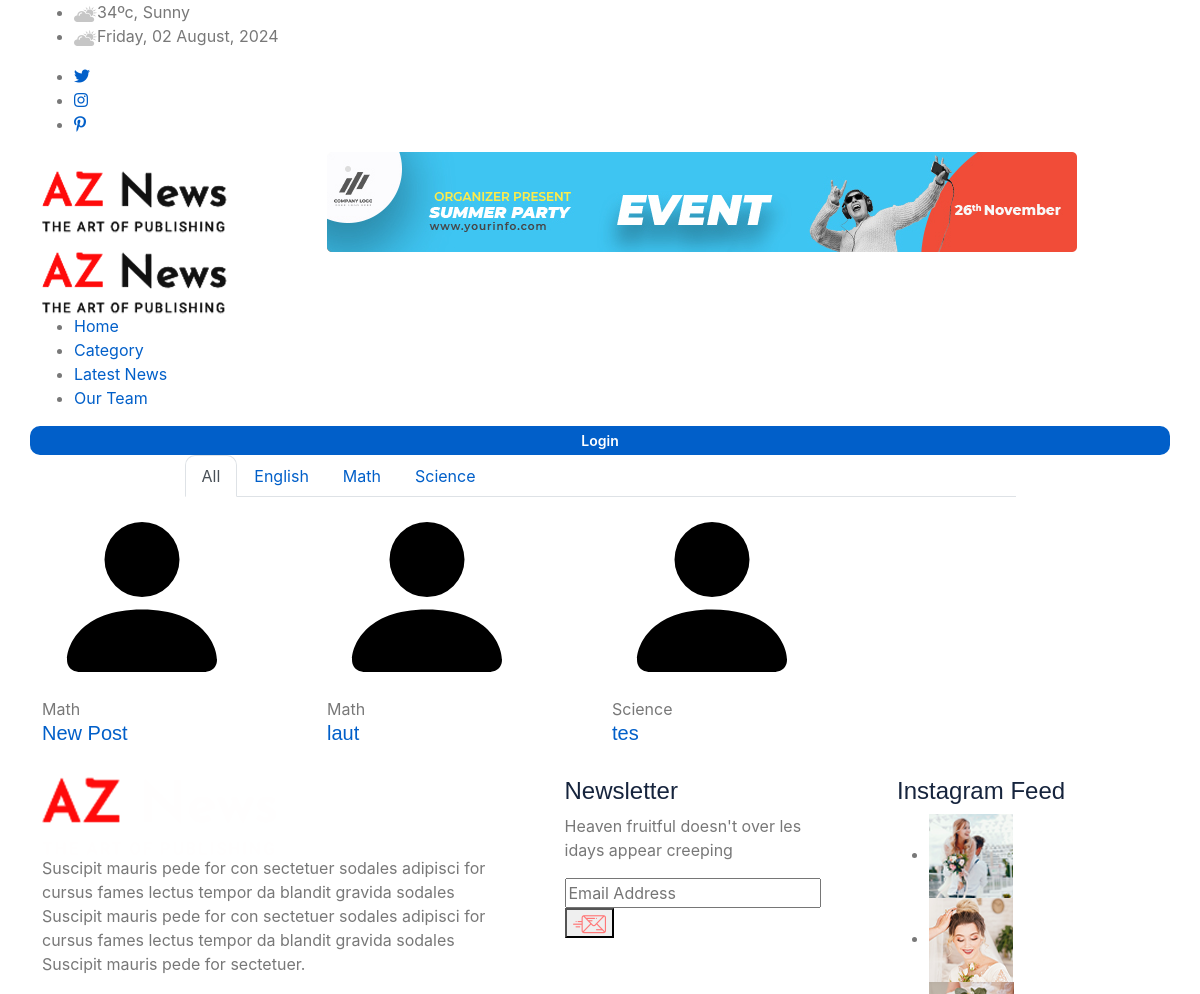
Page /category (upper part) on the earlier database version.
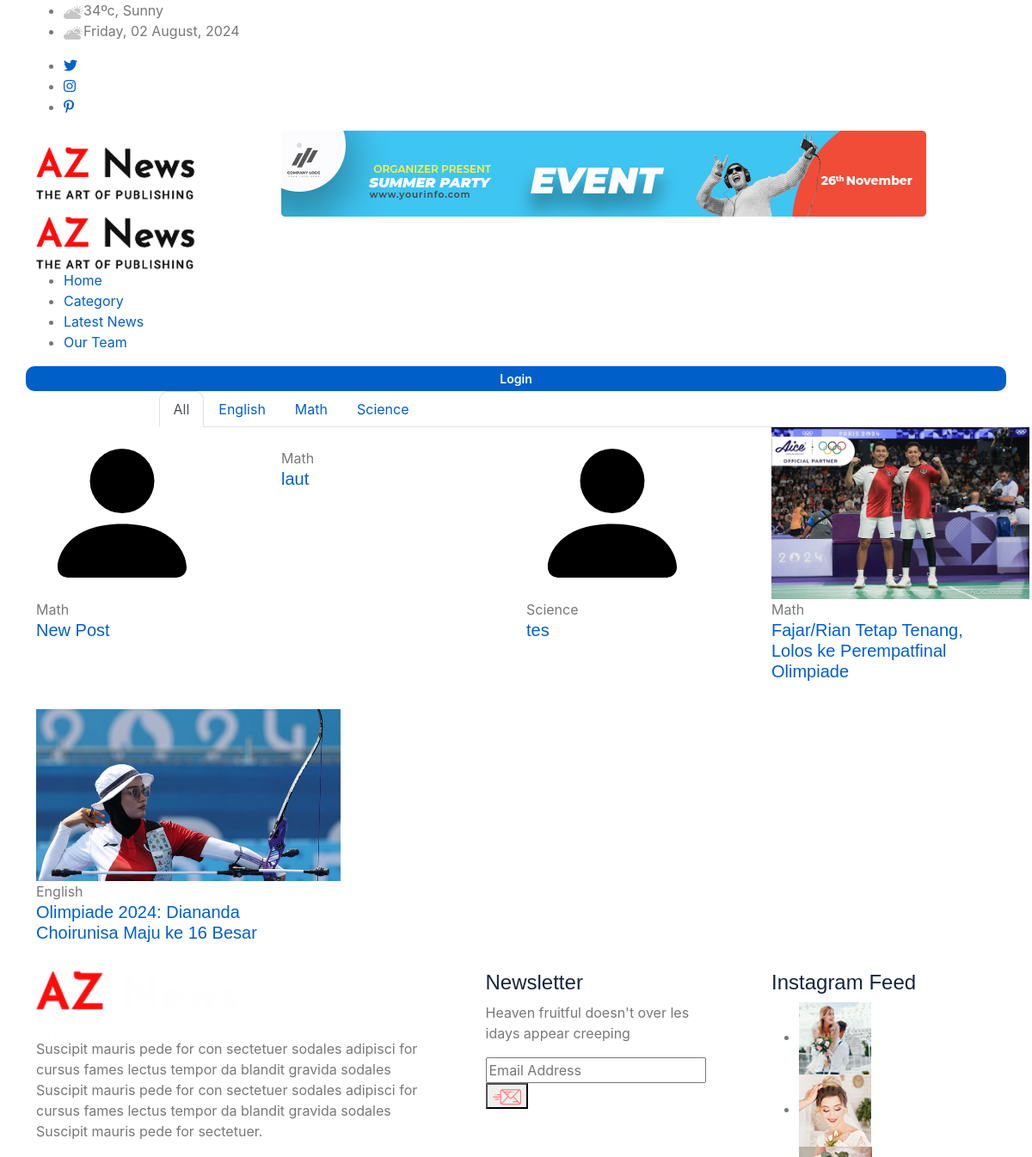
Same page on the later database version.
### tables this page shows
CREATE TABLE `category` (
  `id` int(11) NOT NULL,
  `name` varchar(128) NOT NULL
);

CREATE TABLE `posts` (
  `id` int(11) NOT NULL,
  `date` date NOT NULL,
  `title` varchar(256) NOT NULL,
  `slug` varchar(255) DEFAULT NULL,
  `image` varchar(255) NOT NULL,
  `article` text NOT NULL,
  `approval` tinyint(1) NOT NULL,
  `user_id` int(11) NOT NULL,
  `category_id` bigint(20) NOT NULL,
  `viewer` int(11) NOT NULL
);

### application/controllers/Home.php (called while the page is built, shortened)
<?php
class Home extends MY_Controller
{
    public function __construct() {
        $this->load->library('form_validation');
        $this->load->model('m_post');
    }
    public function category($category_id = null) {
        $this->load->model('m_post');
        $this->vars['categories'] = $this->m_post->getCategories();
        $where = ['approval' => 1];
        $this->vars['articles'] = $this->m_post->getArticle(10, 0, $where)->result();
        $this->load->view('frontend/category', $this->vars);
    }
}

### index.php (called while the page is built, shortened)
<?php
require_once BASEPATH.'core/CodeIgniter.php';

### application/models/M_post.php (called while the page is built, shortened)
<?php
class M_post extends CI_Model
{
	public function getArticle($limit,$offset,$where = array()) {
        $this->db->select('posts.*,category.name')
            ->from('posts')
            ->join('category','category.id=posts.category_id','left');
            if(!empty($where))
            $this->db->where($where);
        return $this->db->limit($limit,$offset)->get();
    }
    public function getCategories() {
        return $this->db->get('category')->result();
    }
}

### application/views/frontend/category.php (the view, shortened to what this page needs)
<!doctype html>
<html class="no-js" lang="en">
<head>
</head>
<body>
    <main>
        <section class="whats-news-area pt-50 pb-20">
            <div class="container">
                <div class="row">
                    <div class="col-lg-12">
                        <div class="row d-flex justify-content-center">
                            <div class="col-lg-9 col-md-9">
                                <div class="properties__button">
                                    <nav>
                                        <div class="nav nav-tabs" id="nav-tab" role="tablist">
                                            <a class="nav-item nav-link active" id="nav-home-tab" data-toggle="tab" href="#nav-home" role="tab" aria-controls="nav-home" aria-selected="true">All</a>
                                            <?php foreach ($categories as $category) : ?>
                                                <a class="nav-item nav-link" id="nav-<?= $category->id ?>-tab" data-toggle="tab" href="#nav-<?= $category->id ?>" role="tab" aria-controls="nav-<?= $category->id ?>" aria-selected="false"><?= $category->name ?></a>
                                            <?php endforeach; ?>
                                        </div>
                                    </nav>
                                </div>
                            </div>
                        </div>
                        <div class="tab-content" id="nav-tabContent">
                            <div class="tab-pane fade show active" id="nav-home" role="tabpanel" aria-labelledby="nav-home-tab">
                                <div class="whats-news-caption">
                                    <div class="row">
                                        <?php if (!empty($articles)) : ?>
                                            <?php foreach ($articles as $article) : ?>
                                                <div class="col-lg-3 col-md-4 mb-4">
                                                    <div class="single-what-news mb-100">
                                                        <div class="what-img">
                                                            <img style="height: 200px;" src="<?= base_url('assets/img/posts/') . $article->image ?>" alt="">
                                                        </div>
                                                        <div class="what-cap">
                                                            <span class="color1"><?= $article->name ?></span>
                                                            <h5><a href="<?= base_url('article/' . $article->slug); ?>"><?= $article->title ?></a></h5>
                                                        </div>
                                                    </div>
                                                </div>
                                            <?php endforeach; ?>
                                        <?php else : ?>
                                            <p>No articles found.</p>
                                        <?php endif; ?>
                                    </div>
                                </div>
                            </div>
                        </div>
                    </div>
                </div>
            </div>
        </section>
    </main>
</body>
</html>

Differences in the rows shown:
changed posts "laut": image: picture removed
added posts: image (picture), category.name "Math", title "Fajar/Rian Tetap Tenang, Lolos ke Perempatfinal Olimpiade"
added posts: image (picture), category.name "English", title "Olimpiade 2024: Diananda Choirunisa Maju ke 16 Besar"
